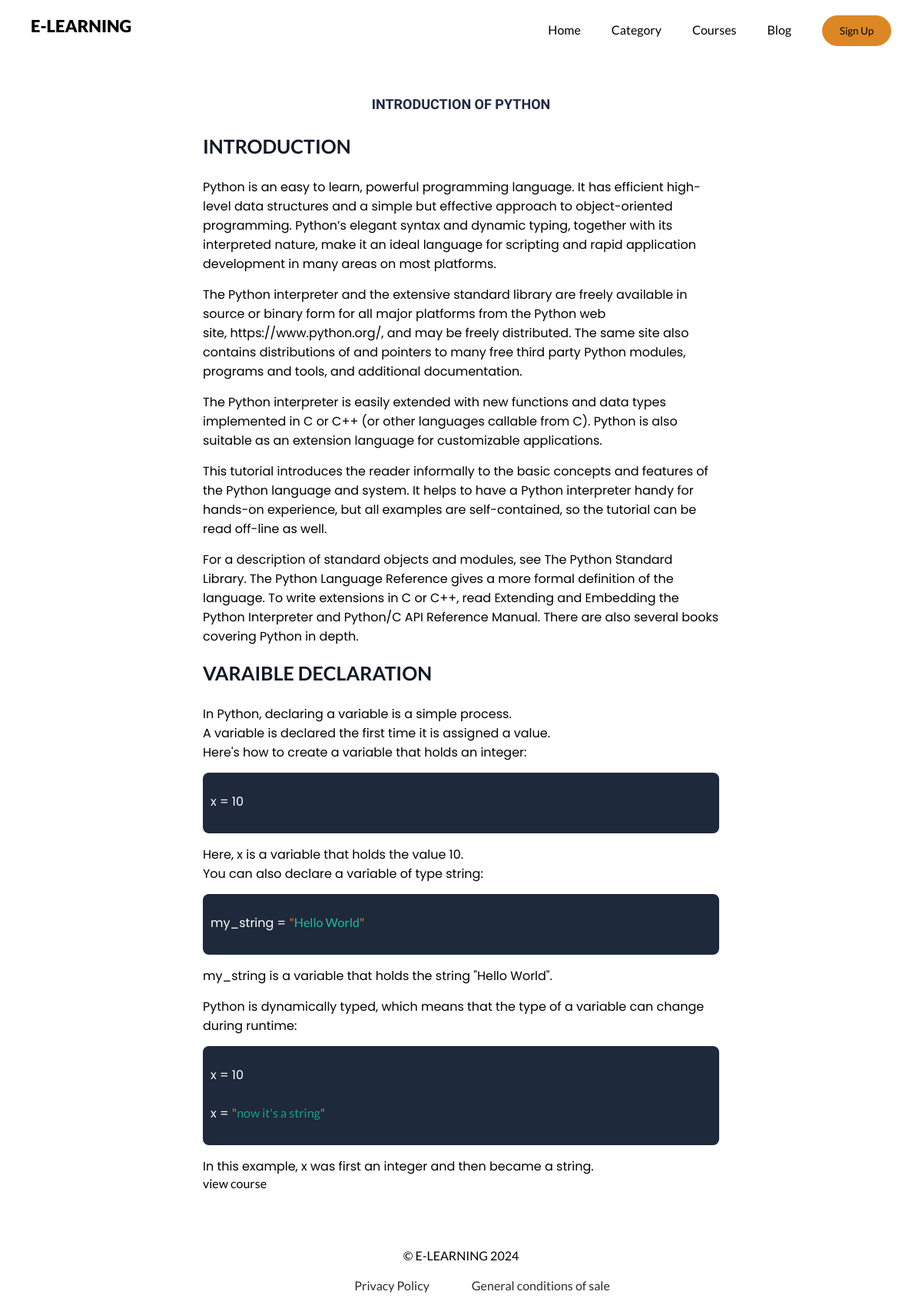
Page /basics/introduction/ on the committed database.
### courses/models.py (models this page shows, shortened)
class Lesson(models.Model):
    title = models.CharField(max_length=55)
    content = RichTextField(blank=True, null=True)
    module = models.ForeignKey(Module, null=True,  on_delete=models.CASCADE)

### courses/views.py (the view)
# urls.py: path("basics/introduction/", views.lesson_introduction, name="basic-intro"),
def lesson_introduction(request):
    data = Lesson.objects.filter(title='INTRODUCTION OF PYTHON')
    return render(request, 'courses/BasicsIntrodrouction.html', {'data':data})

### courses/templates/courses/BasicsIntrodrouction.html (shortened to what this page needs)
<!DOCTYPE html>
{% load static %}
<html lang="en">
<head>
    <link rel="stylesheet" href="{% static 'css/basicIntroduction.css' %}">
</head>
<body>
    <nav>
        <header>
            <p>E-LEARNING</p>
        </header>
        <li><a href="http://">Home</a></li>
        <li><a href="http://">Category</a></li>
        <li><a href="http://">Courses</a></li>
        <li><a href="http://">Blog</a></li>
        <button type="button">Sign Up</button>
    </nav>
    {% for data in data %}
    <div class="module">
        <h1 class='h1-title'>{{ data.title }}</h1>
        {{ data.content|safe }}
        <a href="" class="p-a">view course</a>
    </div>
    {% endfor %}
    <footer>
        <p>&copy; E-LEARNING 2024</p>
        <div class="legal">
            <p>Privacy Policy</p>
            <p>General conditions of sale</p>
        </div>
    </footer>
</body>
</html>

### courses/static/css/basicIntroduction.css (style rules this page uses)
* { padding: 0; margin: 0; box-sizing: border-box; font-family: "lato", 'Sans-serif'; }
body { min-height: 100vh; }
nav { display: flex; flex-direction: row; justify-content: right; position:relative; align-items: baseline; font-family: 'Outfit'; font-weight: 400; }
nav header { display: flex; justify-content: flex-start; position: absolute; left: 40px; top: 20px; bottom: 20px; }
nav header p { font-size: 22px; font-weight: 800; font-family: 'lato'; }
li { list-style: none; margin:20px 40px 20px 0px; }
nav button { margin:20px 40px 20px 0px; border-radius: 23px; background-color: #DD8724; border: 1px solid #DD8724; outline: none; width: 90px; height: 40px; }
a { text-decoration: none; color: black; }
.module { width: 56vw; min-height: 100vh; flex-wrap: wrap; margin: auto; }
.module .h1-title { font-family: 'Signika'; font-size: 18px; text-align: center; color: #1F2944; margin-bottom: 29px; margin-top: 45px; }
h1 { color: #111827; font-size: 25px; font-family: 'Inter'; margin: 20px 0px 25px 0px; }
.module p { font-family: 'Poppins'; margin-top: 15px; text-align: left; }
.module pre { background-color: #1E293B; color: white; border-radius: 8px; margin-top: 14px; padding: 10px; }
footer { display: flex; margin-top: 75px; flex-direction: column; justify-content: center; align-items: center; font-family: 'Outfit'; }
footer .legal { display: flex; flex-direction: row; margin-top: 20px; }
.legal p { margin-left: 55px; margin-bottom: 20px; color: rgb(44, 42, 42); }

### rows in the picture
Lesson: title "INTRODUCTION OF PYTHON", content "INTRODUCTION Python is an easy to learn, powerful programming language. It has efficient high-level data structures and a simple but effective approach to object-oriented programming. Python’s elegant syntax and dynamic typing, together with its interpreted nature, make it an ideal language for scripting and rapid application development in many areas on most platforms. The Python interpreter and the extensive standard library are freely available in source or binary form for all major platforms from the Python web site, https://www.python.org/, and may be freely distributed. The same site also contains distributions of and pointers to many free third party Python modules, programs and…"
